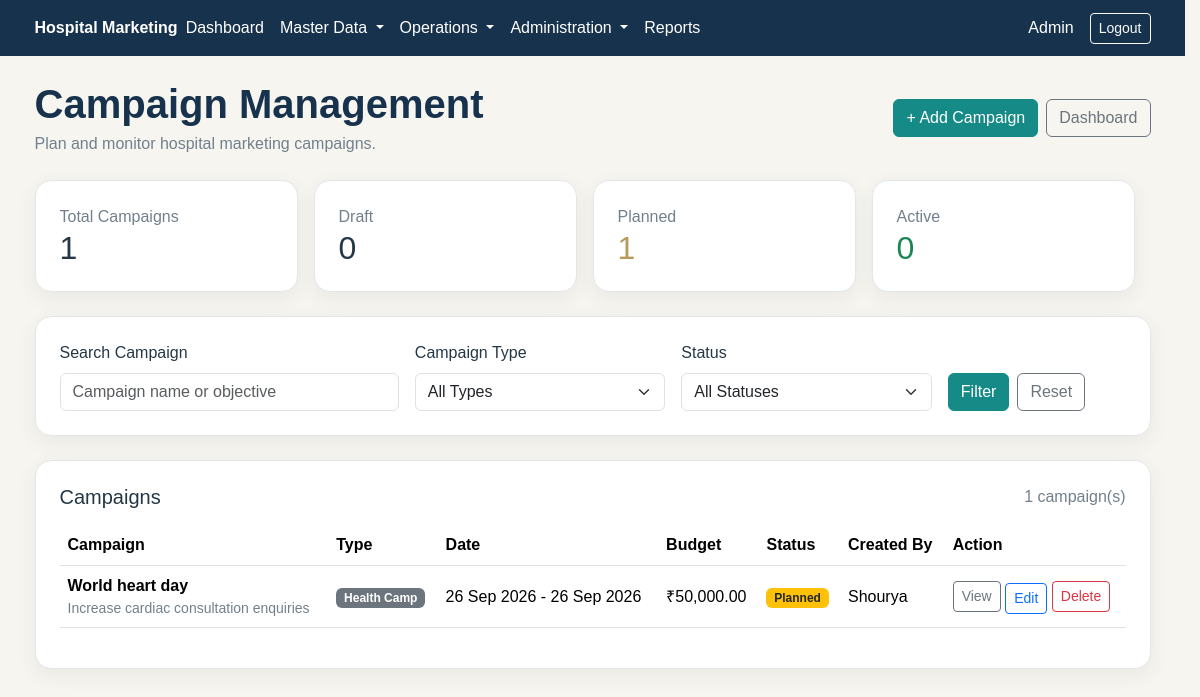
The app's page /campaigns/index.php (signed in) with its own data.
### tables this page shows
CREATE TABLE `campaigns` (
  `id` int(10) UNSIGNED NOT NULL,
  `name` varchar(150) NOT NULL,
  `campaign_type` enum('Digital','Health Camp','Corporate Outreach','Referral','Service Promotions','Community Outrich','Event','Other') NOT NULL DEFAULT 'Other',
  `objective` varchar(255) DEFAULT NULL,
  `start_date` date DEFAULT NULL,
  `end_date` date DEFAULT NULL,
  `budget` decimal(12,2) DEFAULT 0.00,
  `status` enum('Draft','Planned','Active','Completed','Cancelled') NOT NULL DEFAULT 'Draft',
  `description` text DEFAULT NULL,
  `created_by` int(10) UNSIGNED NOT NULL,
  `created_at` timestamp NOT NULL DEFAULT current_timestamp(),
  `update_at` timestamp NOT NULL DEFAULT current_timestamp() ON UPDATE current_timestamp()
);

CREATE TABLE `users` (
  `id` int(10) UNSIGNED NOT NULL,
  `name` varchar(120) NOT NULL,
  `email` varchar(190) NOT NULL,
  `password` varchar(255) NOT NULL,
  `role_id` int(10) UNSIGNED NOT NULL,
  `status` enum('active','inactive') NOT NULL DEFAULT 'active',
  `created_at` timestamp NOT NULL DEFAULT current_timestamp(),
  `updated_at` timestamp NOT NULL DEFAULT current_timestamp() ON UPDATE current_timestamp()
);

### includes/auth.php (called while the page is built, shortened)
 <?php
function current_user(): ?array
{
    return $_SESSION['user'] ?? null;
}

### campaigns/index.php (the view, shortened to what this page needs)
<?php
require_once __DIR__ . '/../includes/role_check.php';
$search = trim($_GET['search'] ?? '');
$sql = "
    SELECT
        c.id,
        c.name,
        c.campaign_type,
        c.objective,
        c.start_date,
        c.end_date,
        c.budget,
        c.status,
        c.description,
        c.created_at,
        u.name AS created_by_name
    FROM campaigns c
    INNER JOIN users u
        ON c.created_by = u.id
    WHERE 1 = 1
";
$params = [];
$sql .= "
    ORDER BY
        c.created_at DESC
";
$stmt = $pdo->prepare($sql);
$stmt->execute($params);
$campaigns = $stmt->fetchAll();
$stmt = $pdo->query("
    SELECT
        COUNT(*) AS total_campaigns,
        SUM(status = 'Draft') AS draft_campaigns,
        SUM(status = 'Planned') AS planned_campaigns,
        SUM(status = 'Active') AS active_campaigns,
        SUM(status = 'Completed') AS completed_campaigns
    FROM campaigns
");
$summary = $stmt->fetch();
$total_campaigns =
    (int) ($summary['total_campaigns'] ?? 0);
$draft_campaigns =
    (int) ($summary['draft_campaigns'] ?? 0);
$planned_campaigns =
    (int) ($summary['planned_campaigns'] ?? 0);
$active_campaigns =
    (int) ($summary['active_campaigns'] ?? 0);
require_once __DIR__ . '/../includes/header.php';
?>
<div class="container py-4">
    <div class="d-flex justify-content-between align-items-center mb-4">
        <div>
            <h1 class="hm-page-title mb-1">
                Campaign Management
            </h1>
            <p class="hm-muted mb-0">
                Plan and monitor hospital marketing campaigns.
            </p>
        </div>
        <div class="d-flex gap-2">
            <a
                href="<?php echo BASE_URL; ?>/campaigns/add.php"
                class="btn btn-hm-primary"
            >
                + Add Campaign
            </a>
            <?php if (current_user()['role'] === 'manager'): ?>
                <a
                    href="<?php echo BASE_URL; ?>/manager/dashboard.php"
                    class="btn btn-outline-secondary"
                >
                    Dashboard
                </a>
            <?php else: ?>
                <a
                    href="<?php echo BASE_URL; ?>/admin/dashboard.php"
                    class="btn btn-outline-secondary"
                >
                    Dashboard
                </a>
            <?php endif; ?>
        </div>
    </div>
    <div class="row g-3 mb-4">
        <div class="col-md-3">
            <div class="hm-card p-4 h-100">
                <div class="hm-muted">
                    Total Campaigns
                </div>
                <h2 class="mb-0">
                    <?php echo $total_campaigns; ?>
                </h2>
            </div>
        </div>
        <div class="col-md-3">
            <div class="hm-card p-4 h-100">
                <div class="hm-muted">
                    Draft
                </div>
                <h2 class="mb-0">
                    <?php echo $draft_campaigns; ?>
                </h2>
            </div>
        </div>
        <div class="col-md-3">
            <div class="hm-card p-4 h-100">
                <div class="hm-muted">
                    Planned
                </div>
                <h2 class="mb-0 hm-gold">
                    <?php echo $planned_campaigns; ?>
                </h2>
            </div>
        </div>
        <div class="col-md-3">
            <div class="hm-card p-4 h-100">
                <div class="hm-muted">
                    Active
                </div>
                <h2 class="mb-0 text-success">
                    <?php echo $active_campaigns; ?>
                </h2>
            </div>
        </div>
    </div>
    <div class="hm-card p-4 mb-4">
        <form method="GET">
            <div class="row g-3 align-items-end">
                <div class="col-lg-4">
                    <label
                        for="search"
                        class="form-label"
                    >
                        Search Campaign
                    </label>
                    <input
                        type="text"
                        name="search"
                        id="search"
                        class="form-control"
                        placeholder="Campaign name or objective"
                        value="<?php echo htmlspecialchars($search); ?>"
                    >
                </div>
                <div class="col-md-3">
                    <label
                        for="type"
                        class="form-label"
                    >
                        Campaign Type
                    </label>
                    <select
                        name="type"
                        id="type"
                        class="form-select"
                    >
                        <option value="">
                            All Types
                        </option>
                    </select>
                </div>
                <div class="col-md-3">
                    <label
                        for="status"
                        class="form-label"
                    >
                        Status
                    </label>
                    <select
                        name="status"
                        id="status"
                        class="form-select"
                    >
                        <option value="">
                            All Statuses
                        </option>
                    </select>
                </div>
                <div class="col-md-2 d-flex gap-2">
                    <button
                        type="submit"
                        class="btn btn-hm-primary"
                    >
                        Filter
                    </button>
                    <a
                        href="<?php echo BASE_URL; ?>/campaigns/"
                        class="btn btn-outline-secondary"
                    >
                        Reset
                    </a>
                </div>
            </div>
        </form>
    </div>
    <div class="hm-card p-4">
        <div class="d-flex justify-content-between align-items-center mb-3">
            <h5 class="mb-0">
                Campaigns
            </h5>
            <span class="hm-muted">
                <?php echo count($campaigns); ?> campaign(s)
            </span>
        </div>
        <?php if (empty($campaigns)): ?>
            <div class="alert alert-light mb-0">
                No campaigns found.
            </div>
        <?php else: ?>
            <div class="table-responsive">
                <table class="table align-middle">
                    <thead>
                        <tr>
                            <th>
                                Campaign
                            </th>
                            <th>
                                Type
                            </th>
                            <th>
                                Date
                            </th>
                            <th>
                                Budget
                            </th>
                            <th>
                                Status
                            </th>
                            <th>
                                Created By
                            </th>
                            <th>
                                Action
                            </th>
                        </tr>
                    </thead>
                    <tbody>
                        <?php foreach ($campaigns as $campaign): ?>
                            <tr>
                                <td>
                                    <strong>
                                        <?php
                                        echo htmlspecialchars(
                                            $campaign['name']
                                        );
                                        ?>
                                    </strong>
                                    <?php if (!empty($campaign['objective'])): ?>
                                        <small class="d-block hm-muted">
                                            <?php
                                            echo htmlspecialchars(
                                                $campaign['objective']
                                            );
                                            ?>
                                        </small>
                                    <?php endif; ?>
                                </td>
                                <td>
                                    <span class="badge bg-secondary">
                                        <?php
                                        echo htmlspecialchars(
                                            $campaign['campaign_type']
                                        );
                                        ?>
                                    </span>
                                </td>
                                <td>
                                    <?php
                                    $start_date =
                                        $campaign['start_date'];
                                    $end_date =
                                        $campaign['end_date'];
                                    if (
                                        !empty($start_date) &&
                                        !empty($end_date)
                                    ) {
                                        echo htmlspecialchars(
                                            date(
                                                'd M Y',
                                                strtotime($start_date)
                                            )
                                        );
                                        echo ' - ';
                                        echo htmlspecialchars(
                                            date(
                                                'd M Y',
                                                strtotime($end_date)
                                            )
                                        );
                                    } else {
                                        echo '-';
                                    }
                                    ?>
                                </td>
                                <td>
                                    ₹<?php
                                    echo number_format(
                                        (float) $campaign['budget'],
                                        2
                                    );
                                    ?>
                                </td>
                                <td>
                                    <?php
                                    $status_class =
                                        'bg-secondary';
                                    if (
                                        $campaign['status']
                                        === 'Active'
                                    ) {
                                        $status_class =
                                            'bg-success';
                                    } elseif (
                                        $campaign['status']
                                        === 'Completed'
                                    ) {
                                        $status_class =
                                            'bg-primary';
                                    } elseif (
                                        $campaign['status']
                                        === 'Cancelled'
                                    ) {
                                        $status_class =
                                            'bg-danger';
                                    } elseif (
                                        $campaign['status']
                                        === 'Planned'
                                    ) {
                                        $status_class =
                                            'bg-warning text-dark';
                                    }
                                    ?>
                                    <span
                                        class="badge <?php echo $status_class; ?>"
                                    >
                                        <?php
                                        echo htmlspecialchars(
                                            $campaign['status']
                                        );
                                        ?>
                                    </span>
                                </td>
                                <td>
                                    <?php
                                    echo htmlspecialchars(
                                        $campaign['created_by_name']
                                    );
                                    ?>
                                </td>
                                <td>
                                    <a
                                        href="<?php echo BASE_URL; ?>/campaigns/view.php?id=<?php echo (int) $campaign['id']; ?>"
                                        class="btn btn-sm btn-outline-secondary"
                                    >
                                        View
                                    </a>
                                    <a
                                        href="<?php echo BASE_URL; ?>/campaigns/edit.php?id=<?php echo (int) $campaign['id']; ?>"
                                        class="btn btn-sm btn-outline-primary mt-1"
                                    >
                                        Edit
                                    </a>
                                    <form
    method="POST"
    action="<?php echo BASE_URL; ?>/campaigns/delete.php"
    class="d-inline"
    onsubmit="return confirm('Are you sure you want to delete this campaign?');"
>
    <button
        type="submit"
        class="btn btn-sm btn-outline-danger"
    >
        Delete
    </button>
</form>
                                </td>
                            </tr>
                        <?php endforeach; ?>
                    </tbody>
                </table>
            </div>
        <?php endif; ?>
    </div>
</div>
<?php
require_once __DIR__ . '/../includes/footer.php';
?>

### assets/css/style.css (style rules this page uses)
:root { --hm-navy: #17324d; --hm-teal: #168a87; --hm-gold: #b89a5a; --hm-ivory: #f7f5ef; --hm-white: #ffffff; --hm-text: #243746; --hm-muted: #71808c; --hm-border: #e3e7ea; }
body { background-color: var(--hm-ivory); color: var(--hm-text); font-family: Arial, sans-serif; margin: 0; overflow-x: hidden; }
.hm-card { background-color: var(--hm-white); border: 1px solid var(--hm-border); border-radius: 16px; box-shadow: 0 6px 20px rgba(23, 50, 77, 0.07); max-width: 100%; min-width: 0; }
.btn-hm-primary { background-color: var(--hm-teal); border-color: var(--hm-teal); color: var(--hm-white); }
.hm-gold { color: var(--hm-gold); }
.hm-page-title { color: var(--hm-navy); font-weight: 700; }
.hm-muted { color: var(--hm-muted); }
html { scrollbar-gutter: stable; }
.row { max-width: 100%; }
.table-responsive { width: 100%; max-width: 100%; }
.table-responsive table { max-width: 100%; }

### records on screen
campaigns: name "World heart day", objective "Increase cardiac consultation enquiries", campaign_type "Health Camp", start_date "26 Sep 2026", end_date "26 Sep 2026", budget "50,000.00", status "Planned", created_by.name "Shourya"

### other values on screen
$user['name'] "Admin"
$total_campaigns "1"
$draft_campaigns "0"
$planned_campaigns "1"
$active_campaigns "0"
count($campaigns) "1"
